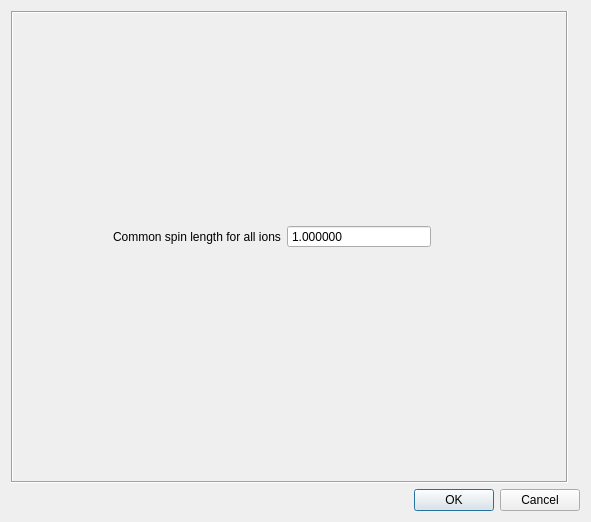
<?xml version="1.0" encoding="UTF-8"?>
<ui version="4.0">
 <class>ManualSpinLengthDialog</class>
 <widget class="QDialog" name="ManualSpinLengthDialog">
  <property name="geometry">
   <rect>
    <x>0</x>
    <y>0</y>
    <width>591</width>
    <height>522</height>
   </rect>
  </property>
  <property name="windowTitle">
   <string>Dialog</string>
  </property>
  <layout class="QGridLayout" name="gridLayout">
   <item row="0" column="0">
    <widget class="QStackedWidget" name="spinLengthStackedWidget">
     <property name="layoutDirection">
      <enum>Qt::LayoutDirection::LeftToRight</enum>
     </property>
     <property name="autoFillBackground">
      <bool>true</bool>
     </property>
     <property name="inputMethodHints">
      <set>Qt::InputMethodHint::ImhNone</set>
     </property>
     <property name="frameShape">
      <enum>QFrame::Shape::Box</enum>
     </property>
     <property name="frameShadow">
      <enum>QFrame::Shadow::Sunken</enum>
     </property>
     <property name="currentIndex">
      <number>0</number>
     </property>
     <widget class="QWidget" name="constantLengthPage">
      <widget class="QWidget" name="">
       <property name="geometry">
        <rect>
         <x>100</x>
         <y>210</y>
         <width>318</width>
         <height>28</height>
        </rect>
       </property>
       <layout class="QGridLayout" name="gridLayout_2">
        <item row="0" column="1">
         <widget class="QDoubleSpinBox" name="spinLengthDoubleSpinBox">
          <property name="buttonSymbols">
           <enum>QAbstractSpinBox::ButtonSymbols::NoButtons</enum>
          </property>
          <property name="decimals">
           <number>6</number>
          </property>
          <property name="maximum">
           <double>10000.000000000000000</double>
          </property>
          <property name="value">
           <double>1.000000000000000</double>
          </property>
         </widget>
        </item>
        <item row="0" column="0">
         <widget class="QLabel" name="spinLengthLabel">
          <property name="text">
           <string>Common spin length for all ions</string>
          </property>
         </widget>
        </item>
       </layout>
      </widget>
     </widget>
     <widget class="QWidget" name="differentLengthPage">
      <widget class="QLabel" name="differentLengthInstructionLabel">
       <property name="geometry">
        <rect>
         <x>110</x>
         <y>10</y>
         <width>311</width>
         <height>20</height>
        </rect>
       </property>
       <property name="text">
        <string>Enter one positive spin length for each ion.</string>
       </property>
       <property name="wordWrap">
        <bool>true</bool>
       </property>
      </widget>
      <widget class="QTableWidget" name="spinLengthsTableWidget">
       <property name="geometry">
        <rect>
         <x>130</x>
         <y>50</y>
         <width>256</width>
         <height>192</height>
        </rect>
       </property>
       <property name="columnCount">
        <number>4</number>
       </property>
       <column>
        <property name="text">
         <string>New Column</string>
        </property>
       </column>
       <column>
        <property name="text">
         <string>S</string>
        </property>
       </column>
       <column/>
       <column/>
      </widget>
     </widget>
    </widget>
   </item>
   <item row="2" column="0" colspan="3">
    <widget class="QDialogButtonBox" name="buttonBox">
     <property name="orientation">
      <enum>Qt::Orientation::Horizontal</enum>
     </property>
     <property name="standardButtons">
      <set>QDialogButtonBox::StandardButton::Cancel|QDialogButtonBox::StandardButton::Ok</set>
     </property>
    </widget>
   </item>
  </layout>
 </widget>
 <resources/>
 <connections>
  <connection>
   <sender>buttonBox</sender>
   <signal>accepted()</signal>
   <receiver>ManualSpinLengthDialog</receiver>
   <slot>accept()</slot>
   <hints>
    <hint type="sourcelabel">
     <x>248</x>
     <y>254</y>
    </hint>
    <hint type="destinationlabel">
     <x>157</x>
     <y>274</y>
    </hint>
   </hints>
  </connection>
  <connection>
   <sender>buttonBox</sender>
   <signal>rejected()</signal>
   <receiver>ManualSpinLengthDialog</receiver>
   <slot>reject()</slot>
   <hints>
    <hint type="sourcelabel">
     <x>316</x>
     <y>260</y>
    </hint>
    <hint type="destinationlabel">
     <x>286</x>
     <y>274</y>
    </hint>
   </hints>
  </connection>
 </connections>
</ui>
